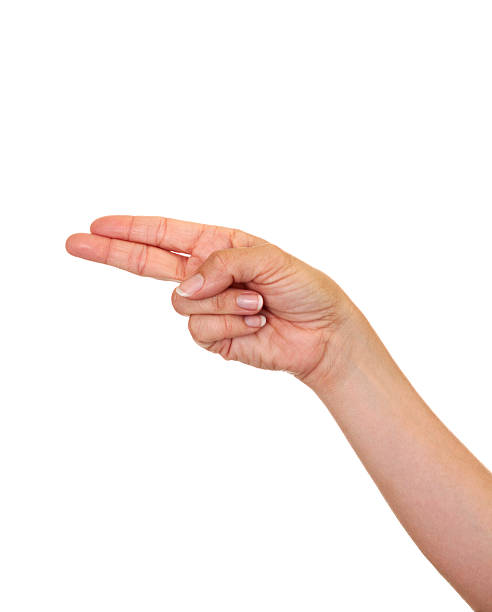
#> input picture Progress/Image/h.jpg, 492 x 612 px; its folder holds only this picture in this run
$ python -i data.py   (imports and definitions only)
#> lines starting #> are read from the running program, lines starting #| are printed output that depends on the picture
import os
import cv2
import mediapipe as mp
import numpy as np
from tqdm import tqdm
from concurrent.futures import ProcessPoolExecutor, as_completed

#  CONFIG
SOURCE_DIR = r"D:/21013345/21013345/DCCS/dataset/Unified_Sign_Language"
PROCESSED_DIR = r"D:/21013345/21013345/DCCS/dataset/processed_mp"
IMG_SIZE = (128, 128)
EXPAND_FACTOR = 0.3
NUM_WORKERS = os.cpu_count() - 2  # ~14 threads cho CPU 14600K


mp_hands = mp.solutions.hands


# [30 lines left out: functions crop_hand, fallback_crop, not called in this run]


def enhance_image(img_rgb):
    """Cân sáng + làm mịn."""
    img_yuv = cv2.cvtColor(img_rgb, cv2.COLOR_RGB2YUV)
#> img_yuv: shape (612, 492, 3); mean of channels 0, 1, 2 241.3, 125, 134.3
    clahe = cv2.createCLAHE(clipLimit=2.5, tileGridSize=(8, 8))
    img_yuv[:, :, 0] = clahe.apply(img_yuv[:, :, 0])
#> img_yuv: shape (612, 492, 3); mean of channels 0, 1, 2 238.5, 125, 134.3
    img_rgb = cv2.cvtColor(img_yuv, cv2.COLOR_YUV2RGB)
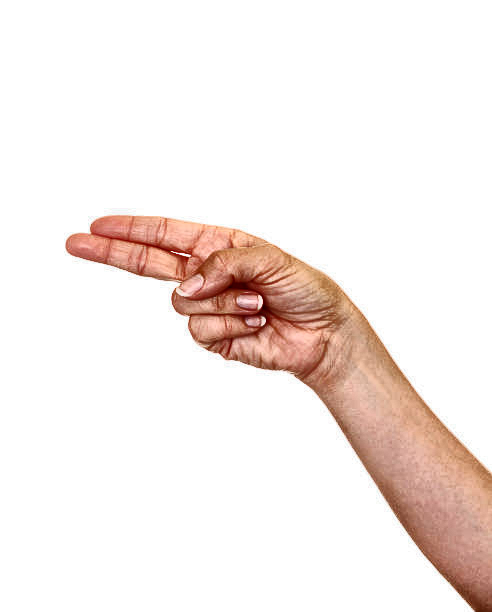
#> img_rgb: shape (612, 492, 3); mean R, G, B 245.7, 236.1, 232.3
    return cv2.GaussianBlur(img_rgb, (3, 3), 0)
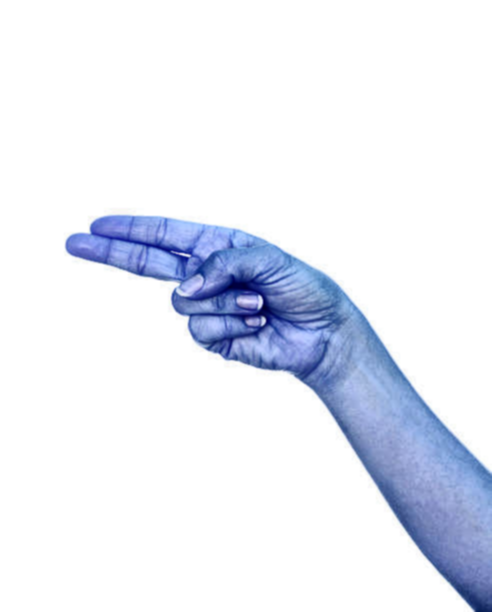
#> returned value: shape (612, 492, 3); mean of channels 0, 1, 2 245.7, 236.1, 232.3; drawn as B, G, R


# [57 lines left out: functions process_one_image, preprocess_all, not called in this run]


# [2 lines not run here, left out]

>>> import cv2
>>> picture = cv2.cvtColor(cv2.imread('../Image/h.jpg'), cv2.COLOR_BGR2RGB)
>>> result = enhance_image(picture)

$ run again, on Progress/Image/images.jpg
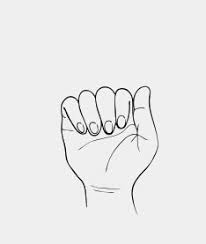
#> input picture Progress/Image/images.jpg, 206 x 244 px
#> picture is the input picture: shape (244, 206, 3); min 0, max 255, mean 235.3
#> in enhance_image, `img_rgb = cv2.cvtColor(img_yuv, cv2.COLOR_YUV2RGB)`:
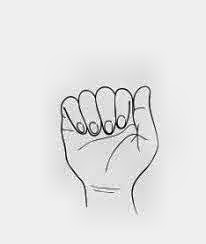
#> img_rgb: shape (244, 206, 3); min 1, max 255, mean 229.6
#> in enhance_image, `return cv2.GaussianBlur(img_rgb, (3, 3), 0)`:
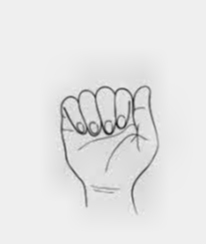
#> returned value: shape (244, 206, 3); min 32, max 239, mean 229.6
